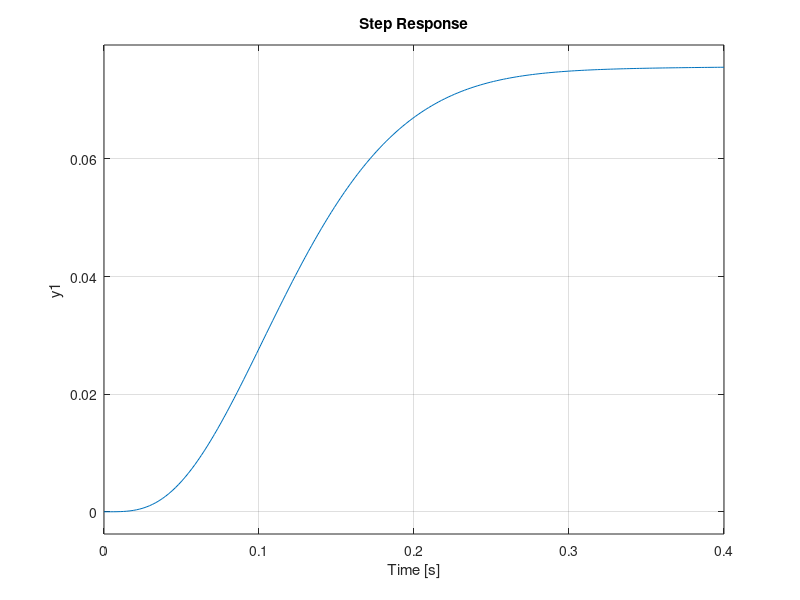
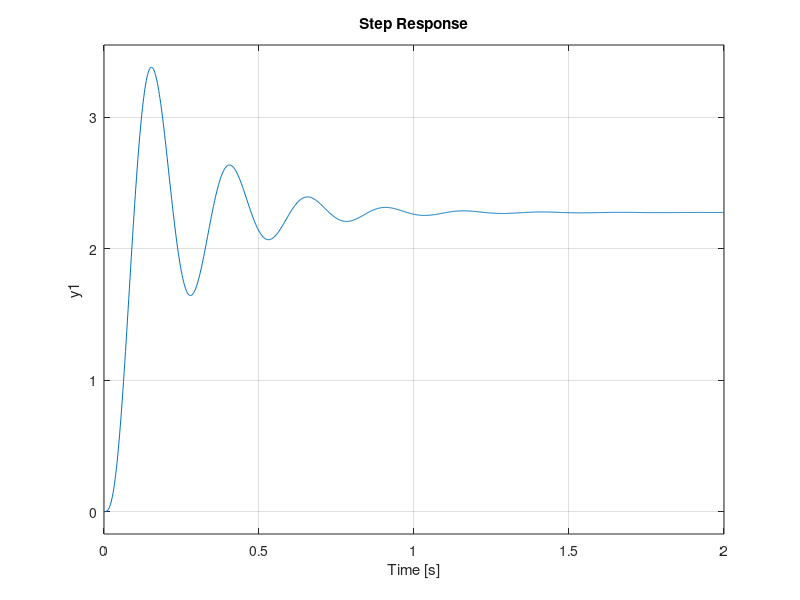

Write the MATLAB code that produced these figures, in order. (Note: this script raises an error after producing the figures.)

% Assignment 6
clear all; clc;

s = tf('s');

SN = 90300815;
% Student Number
A = 19;
B = 10;
C = 13;
D = 10;
E = 10;
F = 18;
G = 11;
H = 15;

if 1
%Variables
G_DCH = 5/F;
G_DCG = 3/G;
PA = -A;
PB = -3*B;
ZC = -5*C;
PD1 = 2*D*(-1+i);
PD2 = 2*D*(-1-i);
PE = -15*E;

% Q1 %%%%%%%%%%%%%%%%%%%%%%%%%%%%%%%%%%%%%%%%%%%%%%%%%%%
% create a transfer function from the figure 2

EMS = zpk(ZC, [PA, PB, PD1, PD2], 1);
SEN = zpk([], PE, 1);
kf = 1/dcgain(SEN);
k_EMS = 1/dcgain(EMS);
%dh = CF/(s+CF);

Q1.G = EMS*3/G*k_EMS;
Q1.GH = EMS*3/G*SEN*G_DCH*kf*k_EMS;
Q1.Ku = margin(Q1.GH);
Q1.Kh = 1/G_DCH;

figure(1)
step(Q1.GH);


%%%%%% Question 2 %%%%%%%%%
Q2.K = Q1.Ku/2;
Q2.Gcl = Q2.K*Q1.G/(1+Q2.K*Q1.GH);
Q2.Ess = dcgain(1/(1+Q2.K*Q1.GH))*100
Q2.Ts = 0.8170;
Q2.OS = 48.5564;
Q2.GOS = 8.96216426478;

figure(10)
step(Q2.Gcl);
stepinfo(Q2.Gcl)

% Q3 %%%%%%%%%%%%%%%%%%%%%%%%%%%%%%%%%%%%%%%%%%%%%%%%%%%
% We want a dcgain(1/(1+Q3.K1*Q2.GH))*100 = 30
% s = 0
Q3.K = Q1.Ku/1.7263;
Q3.Gcl = Q3.K*Q1.G/(1+Q3.K*Q1.GH);
Q3.Ess = dcgain(1/(1+Q3.K*Q1.GH))*100;
Q3.Ts = 0.8170;

figure(20)
step(Q3.Gcl);
stepinfo(Q3.Gcl)




% Q4 %%%%%%%%%%%%%%%%%%%%%%%%%%%%%%%%%%%%%%%%%%%%%%%%%%%


Q4.K = Q1.Ku/1.00016;
Q4.Gcl = Q4.K*Q1.G/(1+Q4.K*Q1.GH);
Q4.Ess = dcgain(1/(1+Q4.K*Q1.GH))*100;
Q4.OS = 85.9199;
Q4.GOS = 67.059;

figure(20)
step(Q4.Gcl);
stepinfo(Q4.Gcl)


end

if 0
    SN=90300815;
end


